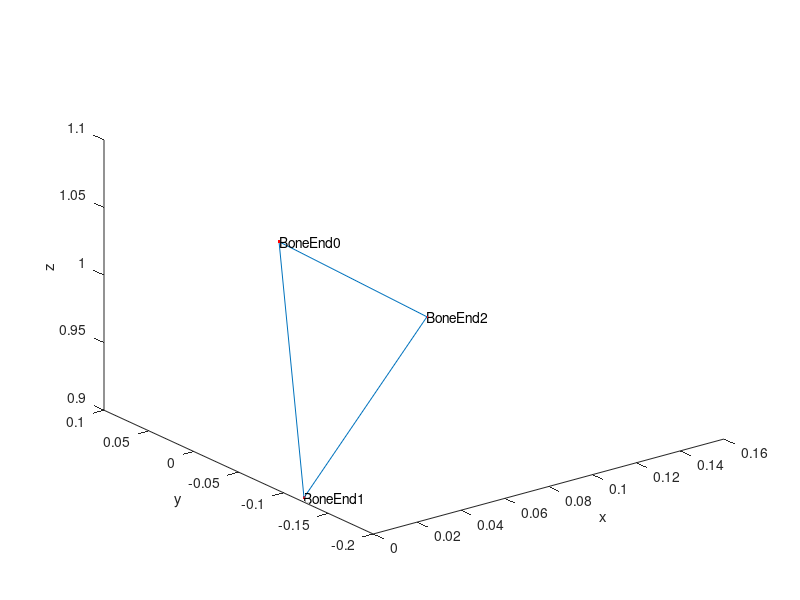

The MATLAB source for this figure:

clc
clear close all


BoneEnd0 = [ 0.034   -0.012   1.044 ];
BoneEnd1 = [ 0.002  -0.118 0.901 ];
BoneEnd2 = [ 0.135  0.070  0.919 ];

BoneEnd01 = BoneEnd0-BoneEnd1 ;
BoneEnd01_Norm = normest(BoneEnd01);

BoneEnd02 = BoneEnd0-BoneEnd2 ;
BoneEnd02_Norm = normest(BoneEnd02);

BoneEnd12 = BoneEnd0-BoneEnd2 ;
BoneEnd12_Norm = normest(BoneEnd12);


figure
plot3( BoneEnd0(1),BoneEnd0(2),BoneEnd0(3),'r.'  )
hold on
plot3( BoneEnd1(1),BoneEnd1(2),BoneEnd1(3),'r.'  )
plot3( BoneEnd2(1),BoneEnd2(2),BoneEnd2(3),'r.'  )

line( [ BoneEnd0(1) BoneEnd1(1) ],[ BoneEnd0(2) BoneEnd1(2) ],[ BoneEnd0(3) BoneEnd1(3) ] )
line( [ BoneEnd0(1) BoneEnd2(1) ],[ BoneEnd0(2) BoneEnd2(2) ],[ BoneEnd0(3) BoneEnd2(3) ] )
line( [ BoneEnd1(1) BoneEnd2(1) ],[ BoneEnd1(2) BoneEnd2(2) ],[ BoneEnd1(3) BoneEnd2(3) ] )

xlabel('x')
ylabel('y')
zlabel('z')

text( BoneEnd0(1),BoneEnd0(2),BoneEnd0(3),'BoneEnd0' )
text( BoneEnd1(1),BoneEnd1(2),BoneEnd1(3),'BoneEnd1' )
text( BoneEnd2(1),BoneEnd2(2),BoneEnd2(3),'BoneEnd2' )
